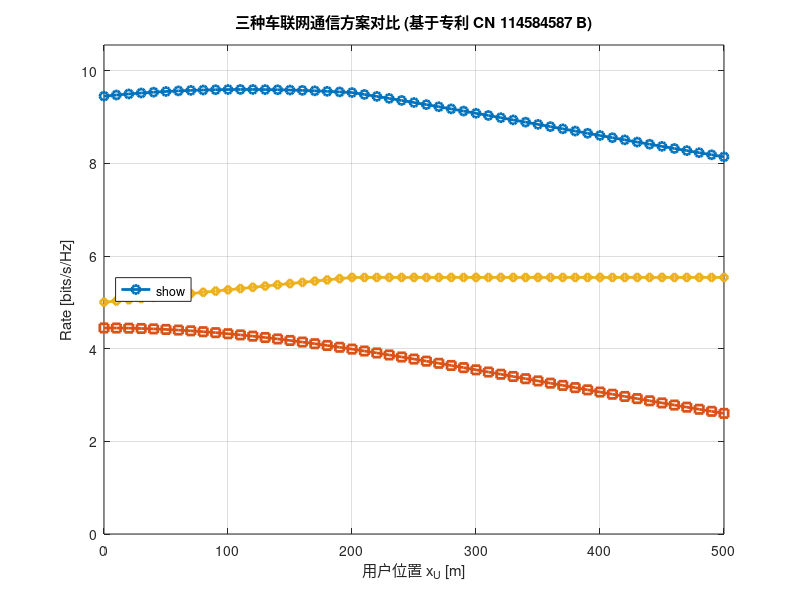

Source code (MATLAB):
%%%%%%%%%%%%%%%%%%%%%%%%%%%%%%%%%%%%%%%%%%%%%%%%%%%%%%%%%%%%%%%%%%%%%%%%%%%
% MATLAB 脚本：复现专利 CN 114584587 B (修正版)
%
% 对比三种场景 (遵照专利模型，S->D 路径被阻挡):
% 1. RIS + Relay  (辅助中继)
% 2. RIS          (单RIS)
% 3. Relay        (单中继)
%
%%%%%%%%%%%%%%%%%%%%%%%%%%%%%%%%%%%%%%%%%%%%%%%%%%%%%%%%%%%%%%%%%%%%%%%%%%%

clear; 
clc;
close all;

%% 1. 定义系统参数 (基于专利)
% -------------------------------------------------------------------------
N = 1000;         % RIS 反射单元数量 (N=1000 用于图2)
eta = 1;          % RIS 反射幅度 (假设为1)

% 节点坐标 (基于 "数值结果与分析")
S_pos = [250, 833];  % 源 (S) 位置
I_pos = [0, 400];    % RIS (I) 位置
R_pos = [500, 400];  % 中继 (R) 位置

% 用户 (D) 沿x轴移动
x_U = 0:10:500;      % 用户位置 x_U [m]
D_pos_x = x_U;
D_pos_y = zeros(size(x_U));

%% 2. 假设的信道参数
% -------------------------------------------------------------------------
% 调整 rho 和 alpha 以匹配专利图2的形状和量级
% rho = P/sigma^2
rho_lin = 2.7e11;   % 假设：线性信噪比 (P/sigma^2)
alpha = 3.0;      % 假设：路径损耗指数 alpha

%% 3. 计算距离和信道增益
% -------------------------------------------------------------------------
% 计算固定距离
d_SI = norm(S_pos - I_pos); % S -> I
d_SR = norm(S_pos - R_pos); % S -> R

% 计算随用户移动而变化的距离
d_ID = zeros(size(x_U)); % I -> D
d_RD = zeros(size(x_U)); % R -> D

for i = 1:length(x_U)
    D_pos = [D_pos_x(i), D_pos_y(i)];
    d_ID(i) = norm(I_pos - D_pos); 
    d_RD(i) = norm(R_pos - D_pos); 
end

% 计算路径损耗 (平均信道增益 d^-alpha)
E_beta_SI = d_SI ^ (-alpha);
E_beta_SR = d_SR ^ (-alpha);
E_beta_ID = d_ID .^ (-alpha);
E_beta_RD = d_RD .^ (-alpha);

%% 4. 计算可达速率 (三种场景)
% -------------------------------------------------------------------------

% --- 场景 1: 中继 (Relay) 速率: R_Relay ---
% 专利公式 (3), 0.5 是因为半双工 
% R_DF = 0.5 * log2(1 + rho * min(E[|h_SR|^2], E[|h_RD|^2]))
min_Relay_Path_Gain = min(E_beta_SR, E_beta_RD);
R_Relay = 0.5 * log2(1 + rho_lin * min_Relay_Path_Gain);

% --- 场景 2: RIS 速率: R_RIS ---
% 专利公式 (6) 和 (10)
% E[gamma_RIS] = (1/16) * rho * d_SI^-a * d_ID^-a * eta^2 * N * (16 + (N-1)*pi^2)
ris_gain_term = (N * (16 + (N-1)*pi^2)) / 16;
E_gamma_RIS = rho_lin * (eta^2) * E_beta_SI .* E_beta_ID * ris_gain_term;
R_RIS = log2(1 + E_gamma_RIS); %

% --- 场景 3: 总速率 (RIS + Relay): R_Total ---
% 专利公式 (7) 和 (12): R_Sum = R_RIS + R_DF
R_Total = R_Relay + R_RIS;

%% 5. 绘图 (复现图2)
% -------------------------------------------------------------------------
figure;
plot(x_U, R_Total, '-o', 'LineWidth', 2, 'DisplayName', 'RIS + Relay (辅助中继)');
hold on;
plot(x_U, R_RIS, '-s', 'LineWidth', 2, 'DisplayName', 'RIS (单RIS)');
plot(x_U, R_Relay, '-d', 'LineWidth', 2, 'DisplayName', 'Relay (单中继)');

title('三种车联网通信方案对比 (基于专利 CN 114584587 B)');
xlabel('用户位置 x_U [m]');
ylabel('Rate [bits/s/Hz]');
legend('show', 'Location', 'west');
grid on;
xlim([0 500]);

% *** YLIM 错误修复 ***
% 获取当前y轴的最大值
y_max = max(R_Total); 
% 设置y轴范围，从0到最大值的1.1倍 (留一点空白)
ylim([0, y_max * 1.1]); 

hold off;
